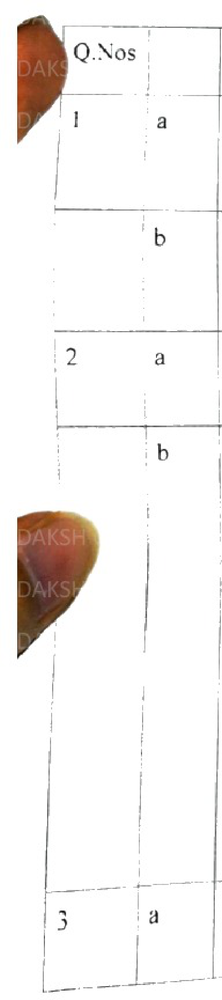
#> input picture tests/fixtures/daa_left_col.png, 222 x 1000 px, shrunk from 400 x 1800 before the run
$ python -i preprocess.py   (imports and definitions only)   (older library calls are emulated)
#> lines starting #> are read from the running program, lines starting #| are printed output that depends on the picture; after the words box and inside, x2 and y2 are one past the last pixel; in counts of white or black regions, pixels touching at a corner belong together
import cv2
import numpy as np
from typing import Any, Dict, List, Tuple


def compute_quality_score(gray: np.ndarray) -> float:
    """Computes a heuristic quality score for a page in [0.0, 1.0].

    Evaluates:
    - Sharpness via Laplacian variance.
    - Contrast via standard deviation of luminance.
    - Whitespace ratio (typical good exam paper has 60% - 95% whitespace).
    """
    if gray is None or gray.size == 0:
        return 0.0

    # 1. Sharpness: Laplacian variance
    lap_var = float(cv2.Laplacian(gray, cv2.CV_64F).var())
    sharpness_score = min(1.0, lap_var / 350.0)

    # 2. Contrast: std deviation
    contrast_std = float(np.std(gray))
    contrast_score = min(1.0, contrast_std / 70.0)

    # 3. Whitespace ratio
    white_ratio = float(np.mean(gray > 200))
    if 0.5 <= white_ratio <= 0.96:
        whitespace_score = 1.0 - (abs(white_ratio - 0.8) / 0.3)
    else:
        whitespace_score = 0.3
    whitespace_score = max(0.0, min(1.0, whitespace_score))

    # Weighted blend
    score = (0.45 * sharpness_score) + (0.35 * contrast_score) + (0.20 * whitespace_score)
    return round(float(np.clip(score, 0.0, 1.0)), 3)


def deskew_image(image: np.ndarray) -> Tuple[np.ndarray, float]:
    """Detects text skew angle and deskews the image if |skew| >= 0.5 degrees up to 45 degrees.

    Returns (corrected_image, detected_skew_angle).
    """
    if image is None or image.size == 0:
        return image, 0.0

    if len(image.shape) == 3:
        gray = cv2.cvtColor(image, cv2.COLOR_BGR2GRAY)
    else:
        gray = image

    # Invert binary text mask for orientation analysis
    _, thresh = cv2.threshold(gray, 0, 255, cv2.THRESH_BINARY_INV + cv2.THRESH_OTSU)

    coords = np.column_stack(np.where(thresh > 0))
    if len(coords) < 100:
        return image, 0.0

    rect = cv2.minAreaRect(coords)
    angle = rect[-1]

    # Normalize angle from cv2.minAreaRect
    if angle < -45:
        angle = -(90 + angle)
    elif angle > 45:
        angle = 90 - angle
    else:
        angle = -angle

    # Ignore micro-skew or extreme angles
    if abs(angle) < 0.5 or abs(angle) > 45.0:
        return image, 0.0

    h, w = image.shape[:2]
    center = (w // 2, h // 2)
    m = cv2.getRotationMatrix2D(center, angle, 1.0)
    rotated = cv2.warpAffine(
        image,
        m,
        (w, h),
        flags=cv2.INTER_CUBIC,
        borderMode=cv2.BORDER_CONSTANT,
        borderValue=(255, 255, 255) if len(image.shape) == 3 else 255,
    )
    return rotated, round(float(angle), 2)


def remove_shadows_and_illumination(bgr: np.ndarray) -> np.ndarray:
    """Removes non-uniform illumination and dark shadow gradients via background division."""
    if bgr is None or bgr.size == 0:
        return bgr

    # Split channels and process individually to preserve true colors while flattening illumination
    channels = cv2.split(bgr)
    norm_channels = []

    for ch in channels:
        # Estimate background using morphological dilation followed by large median blur
        dilated = cv2.dilate(ch, np.ones((7, 7), np.uint8))
        bg = cv2.medianBlur(dilated, 25)
        # Background division: (channel / bg) * 255
        diff = 255 - cv2.absdiff(ch, bg)
        norm = cv2.normalize(diff, None, alpha=0, beta=255, norm_type=cv2.NORM_MINMAX, dtype=cv2.CV_8UC1)
        norm_channels.append(norm)

    return cv2.merge(norm_channels)


def apply_clahe_and_sharpen(bgr: np.ndarray) -> np.ndarray:
    """Applies CLAHE on luminance and a mild unsharp mask for crisp text edges."""
    if bgr is None or bgr.size == 0:
        return bgr

    # Convert to LAB for luminance equalization
    lab = cv2.cvtColor(bgr, cv2.COLOR_BGR2LAB)
    l, a, b = cv2.split(lab)
    clahe = cv2.createCLAHE(clipLimit=2.0, tileGridSize=(8, 8))
    l_clahe = clahe.apply(l)
    lab_out = cv2.merge((l_clahe, a, b))
    bgr_clahe = cv2.cvtColor(lab_out, cv2.COLOR_LAB2BGR)

    # Mild unsharp mask
    gaussian = cv2.GaussianBlur(bgr_clahe, (0, 0), sigmaX=3.0)
    sharpened = cv2.addWeighted(bgr_clahe, 1.4, gaussian, -0.4, 0)
    return sharpened


def mask_edge_artifacts_and_skin(bgr: np.ndarray, border_fraction: float = 0.08) -> np.ndarray:
    """Masks phone camera shadows, scanner margins, and skin/fingers near border edges.

    Targeted skin color in HSV: H in [0, 25], S in [30, 200], V in [60, 255].
    Applied strictly within `border_fraction` (default 8%) from image boundaries.
    """
    if bgr is None or bgr.size == 0:
        return bgr

    h, w = bgr.shape[:2]
    result = bgr.copy()

    # Define border zone mask (1 in borders, 0 in center)
    margin_y = int(h * border_fraction)
    margin_x = int(w * border_fraction)

    border_mask = np.zeros((h, w), dtype=np.uint8)
    border_mask[0:margin_y, :] = 255
    border_mask[h - margin_y:h, :] = 255
    border_mask[:, 0:margin_x] = 255
    border_mask[:, w - margin_x:w] = 255

    # 1. Skin detection in HSV
    hsv = cv2.cvtColor(bgr, cv2.COLOR_BGR2HSV)
    lower_skin = np.array([0, 25, 50], dtype=np.uint8)
    upper_skin = np.array([28, 220, 255], dtype=np.uint8)
    skin_mask = cv2.inRange(hsv, lower_skin, upper_skin)

    # 2. Extreme dark shadow margins (scanner/phone dark borders)
    gray = cv2.cvtColor(bgr, cv2.COLOR_BGR2GRAY)
    dark_mask = (gray < 55).astype(np.uint8) * 255

    # Combine edge artifacts
    combined_artifacts = cv2.bitwise_or(skin_mask, dark_mask)
    edge_artifacts = cv2.bitwise_and(combined_artifacts, combined_artifacts, mask=border_mask)

    # Clean up small noise with morphological close
    kernel = cv2.getStructuringElement(cv2.MORPH_RECT, (5, 5))
    edge_artifacts = cv2.morphologyEx(edge_artifacts, cv2.MORPH_CLOSE, kernel)

    # Replace artifact regions with white
    result[edge_artifacts > 0] = [255, 255, 255]
    return result


# [8 lines left out: function suppress_watermarks, not called in this run]


def binarize_for_ocr(bgr: np.ndarray) -> np.ndarray:
    """Produces a clean, high-contrast binarized image optimized for OCR text extraction."""
    if bgr is None or bgr.size == 0:
        return bgr

    gray = cv2.cvtColor(bgr, cv2.COLOR_BGR2GRAY) if len(bgr.shape) == 3 else bgr
    # Adaptive Gaussian thresholding produces clean text even with subtle paper gradients
    binary = cv2.adaptiveThreshold(
        gray, 255, cv2.ADAPTIVE_THRESH_GAUSSIAN_C, cv2.THRESH_BINARY, 25, 11
    )
    return binary


def preprocess_page_image(bgr: np.ndarray) -> Dict[str, Any]:
    """Full preprocessing pipeline for a single page image.

    Returns:
    - clean_bgr: Preprocessed color image for UI display & question snippet cropping.
    - binarized: High-contrast binarized grayscale image for OCR.
    - quality_score: Heuristic quality score in [0.0, 1.0].
    - skew_angle: Deskew correction angle in degrees.
    """
    # 1. Deskew
    deskewed_bgr, angle = deskew_image(bgr)

    # 2. Mask border noise & skin artifacts
    masked_bgr = mask_edge_artifacts_and_skin(deskewed_bgr)

    # 3. Illumination correction & shadow removal
    flat_bgr = remove_shadows_and_illumination(masked_bgr)

    # 4. Contrast enhancement (CLAHE) & sharpening
    clean_bgr = apply_clahe_and_sharpen(flat_bgr)

    # 5. Quality scoring
    gray_for_score = cv2.cvtColor(clean_bgr, cv2.COLOR_BGR2GRAY)
    score = compute_quality_score(gray_for_score)

    # 6. Binarize for OCR
    binary_ocr = binarize_for_ocr(clean_bgr)

    return {
        "clean_bgr": clean_bgr,
        "binarized": binary_ocr,
        "quality_score": score,
        "skew_angle": angle,
    }

>>> import cv2
>>> picture = cv2.imread('../tests/fixtures/daa_left_col.png')
#> picture is the input picture: shape (1000, 222, 3); mean B, G, R 240.4, 242, 245.1
>>> result = preprocess_page_image(picture)
#> in deskew_image, `_, thresh = cv2.threshold(gray, 0, 255, cv2.THRESH_BINARY_INV + cv2.TH..`:
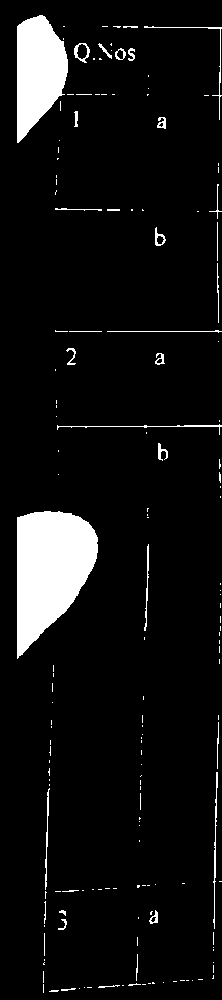
#> thresh: shape (1000, 222); 7% white; 163 white regions (128 under 20 px), largest, box (x1, y1, x2, y2) and area: (17, 511, 98, 659) 8069, (17, 15, 68, 143) 4549, (213, 772, 218, 929) 232
#> in deskew_image, `coords = np.column_stack(np.where(thresh > 0))`: coords = 15628 pairs, first value 15 to 992, second value 17 to 221
#> in deskew_image, `rect = cv2.minAreaRect(coords)`: rect = ((503.5, 119), (204, 977), -90)
#> in deskew_image, `angle = rect[-1]`: angle = -90
#> in deskew_image, `angle = -(90 + angle)`: angle = 0
#> in mask_edge_artifacts_and_skin, `result[edge_artifacts > 0] = [255, 255, 255]`:
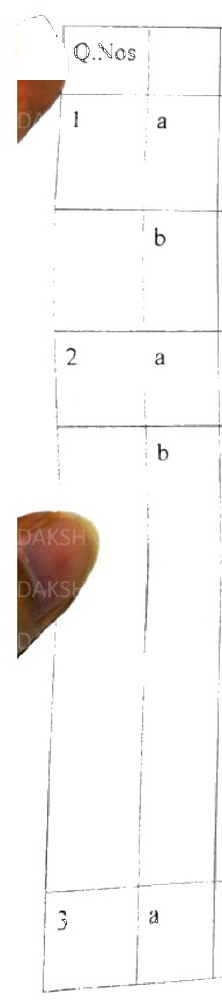
#> result: shape (1000, 222, 3); 1.26% of pixels changed, all inside (x1, y1, x2, y2) = (17, 16, 157, 923)
#> the loop in remove_shadows_and_illumination, `for ch in channels:` made 3 passes
#> after the loop in remove_shadows_and_illumination, `for ch in channels:`:
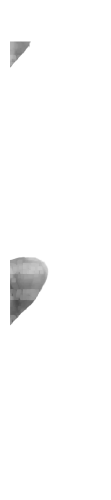
#> dilated: shape (1000, 222) (shown at 1/2 size); min 74, max 255, mean 251.1
#> after the loop in remove_shadows_and_illumination, `for ch in channels:`: norm_channels = 3 items
#> in apply_clahe_and_sharpen, `l, a, b = cv2.split(lab)`:
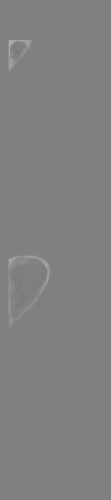
#> b: shape (1000, 222) (shown at 1/2 size); min 120, max 175, mean 128.3
#> in apply_clahe_and_sharpen, `gaussian = cv2.GaussianBlur(bgr_clahe, (0, 0), sigmaX=3.0)`:
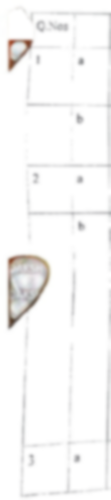
#> gaussian: shape (1000, 222, 3) (shown at 1/2 size); mean B, G, R 247.1, 247.5, 247.9
#> in preprocess_page_image, `gray_for_score = cv2.cvtColor(clean_bgr, cv2.COLOR_BGR2GRAY)`:
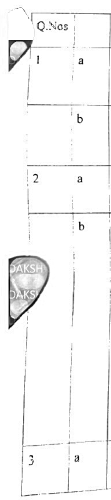
#> gray_for_score: shape (1000, 222) (shown at 1/2 size); min 0, max 255, mean 246.9
#> in compute_quality_score, `lap_var = float(cv2.Laplacian(gray, cv2.CV_64F).var())`: lap_var = 1505.7
#> in compute_quality_score, `sharpness_score = min(1.0, lap_var / 350.0)`: sharpness_score = 1
#> in compute_quality_score, `contrast_std = float(np.std(gray))`: contrast_std = 31.54
#> in compute_quality_score, `contrast_score = min(1.0, contrast_std / 70.0)`: contrast_score = 0.451
#> in compute_quality_score, `white_ratio = float(np.mean(gray > 200))`: white_ratio = 0.944
#> in compute_quality_score, `whitespace_score = 1.0 - (abs(white_ratio - 0.8) / 0.3)`: whitespace_score = 0.519
#> in compute_quality_score, `score = (0.45 * sharpness_score) + (0.35 * contrast_score) + (0.20 * w..`: score = 0.711
#> in binarize_for_ocr, `binary = cv2.adaptiveThreshold( gray, 255, cv2.ADAPTIVE_THRESH_GAUSSIA..`:
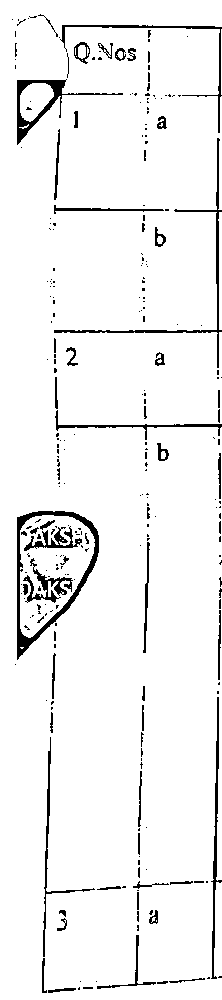
#> binary: shape (1000, 222); 94.6% white; 267 black regions (200 under 20 px), largest, box (x1, y1, x2, y2) and area: (17, 511, 99, 660) 1704, (54, 138, 222, 368) 1054, (17, 79, 123, 145) 1002
#> result = 4 items
